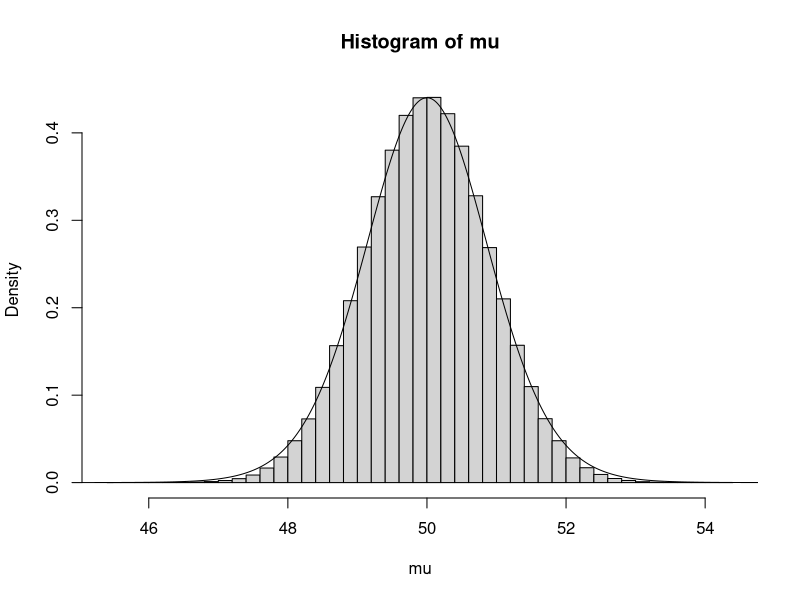
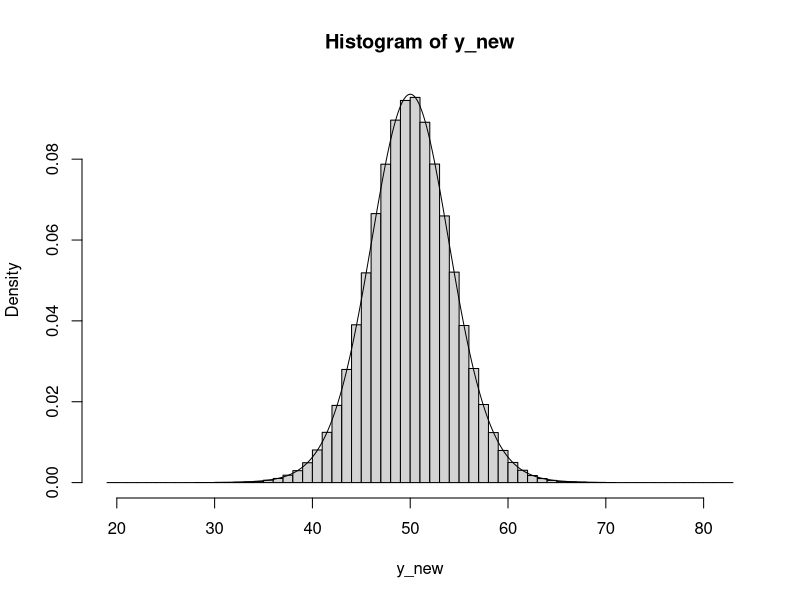
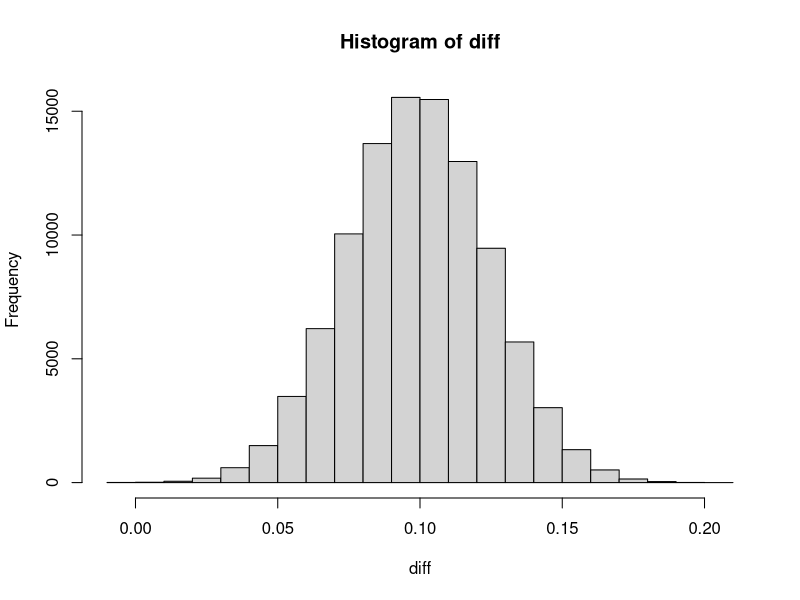
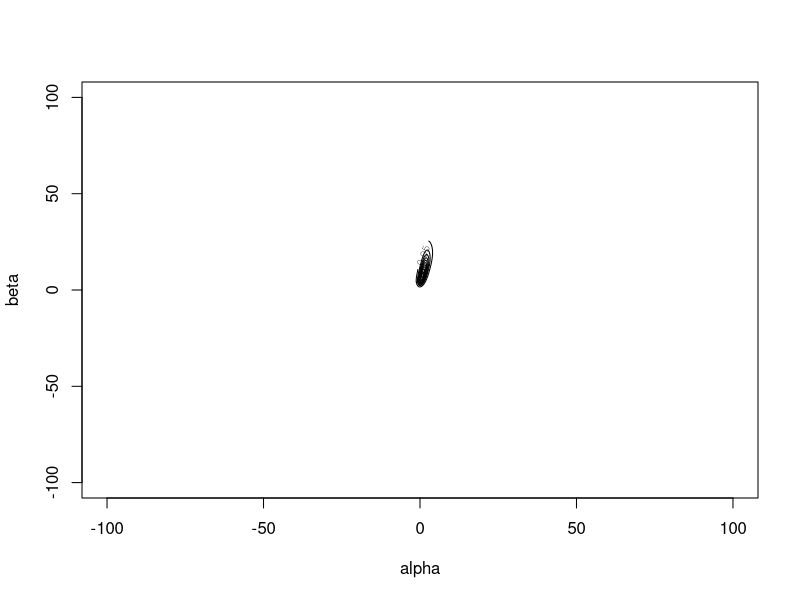
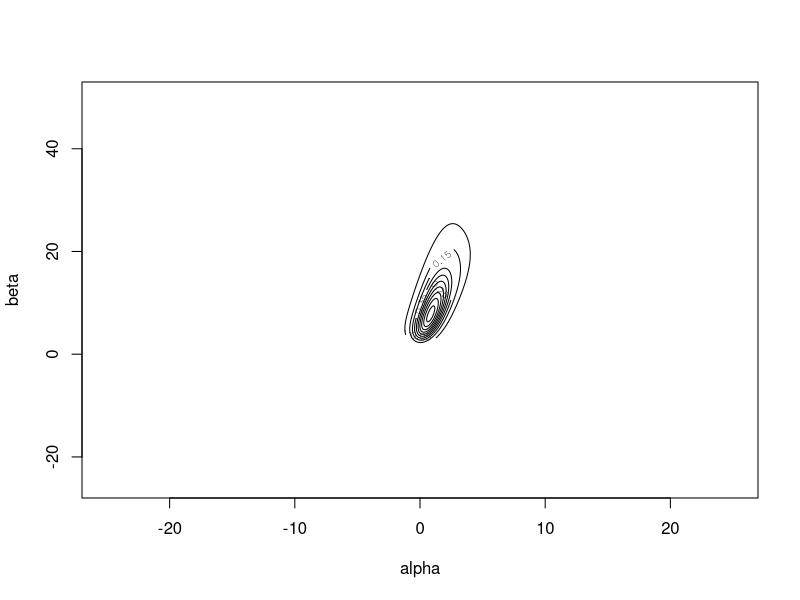
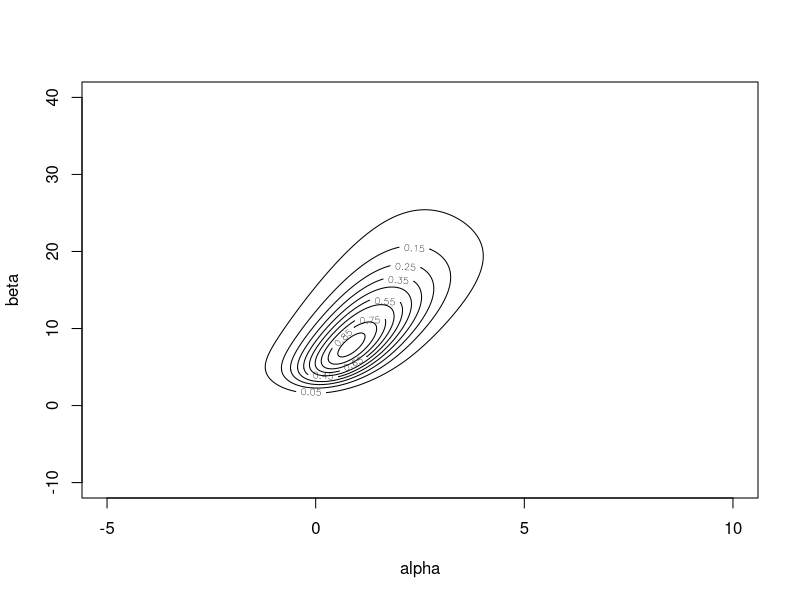
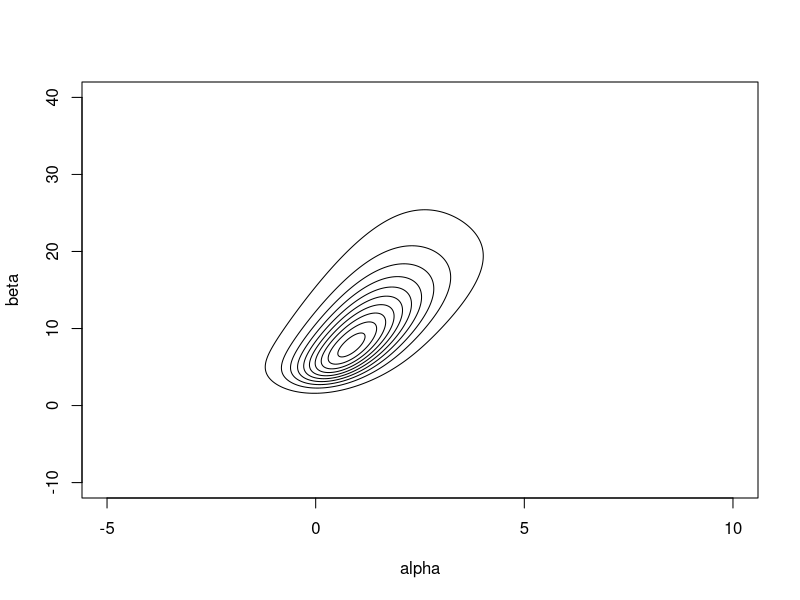
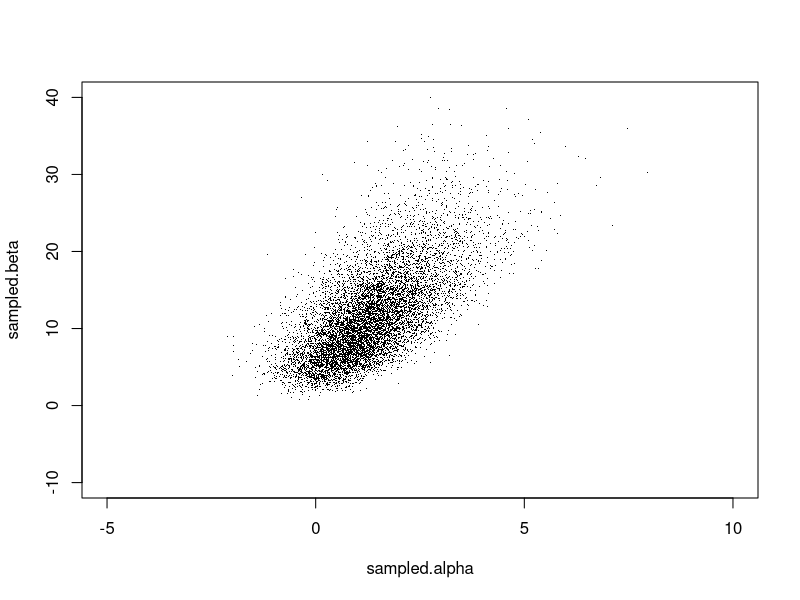

Generate these figures, in order, with R:
#Normal Data with unknown mean and variance
#Non-Informatiive Prior

n=20
y_bar=50
s2=16

sim=1000000

ch=rchisq(sim, df=n-1)
sig2 = (n-1)*s2/ch

mu=rnorm(sim, mean=y_bar, sd = sqrt(s2/n))

hist(mu, breaks=50, freq=F)


z=seq(30,70,length=1000001)
x=(z-y_bar)/sqrt(s2/n)
lines(z, dt(x, df=n-1)/sqrt(s2/n))

y_new=rnorm(sim, mean=mu, sd=sqrt(sig2))
hist(y_new, breaks=50, freq=F)

x2=(z-y_bar)/sqrt(s2*(1+1/n))
lines(z, dt(x2, df=n-1)/sqrt(s2*(1+1/n)))


#Multinomial Data
#Dirichlet Prior
#Election Example

library(gtools)
sim=rdirichlet(100000, c(728, 584, 138))
diff=sim[,1]-sim[,2]
hist(diff, breaks=30)
sum(sim[,1]-sim[,2]>0)/100000


#Bioassay

# Store Data
bioassay<-data.frame(cbind(x=c(-0.86,-0.30,-0.05,0.73),n=c(5,5,5,5),y=c(0,1,3,5),y.mod=c(0.5,1,3,4.5)))


logit<-function(x){
log(x/(1-x))}
 
inv_logit<-function(x){
(exp(x))/(1 + exp(x))}

posterior<-function(a,b){
	temp=1
	x=bioassay$x
	y=bioassay$y
	n=bioassay$n
	for (i in 1: length(x)){
	temp=temp*(inv_logit(a+(b*x[i]))^y[i])*((1-inv_logit(a + (b*x[i])))^(n[i] - y[i]))}
	temp
}


posterior_contour=function(alpha_min, alpha_max, grid_size_alpha, beta_min, beta_max, grid_size_beta, drawlabels=TRUE){
alpha<-seq(alpha_min,alpha_max,length=grid_size_alpha) # Generate a list of alpha values
beta<-seq(beta_min,beta_max,length=grid_size_beta) # Generate a list of beta values
post.dens<-outer(alpha,beta,"posterior") # Evaluate the posterior density and all possible combinations of alpha and beta values.  
scaled.dens<-post.dens / max(post.dens) # Rescale the posterior so values are now relative to height of posterior mode. 
contour(alpha,beta,scaled.dens,levels=c(0.05,0.15,0.25,0.35,0.45,0.55,0.65,0.75,0.85,0.95), xlab="alpha", ylab="beta", drawlabels=drawlabels) # Draw contour plot. 
}

posterior_contour(-100, 100, 2001, -100, 100, 2001)
posterior_contour(-25, 25, 2001, -25, 50, 2001)
posterior_contour(-5, 10, 2001, -10, 40, 2001)
posterior_contour(-5, 10, 2001, -10, 40, 2001, FALSE)


##Sampling from the joint posterior

posterior_sample=function(alpha_min, alpha_max, grid_size_alpha, beta_min, beta_max, grid_size_beta, nsim){
	alpha<-seq(alpha_min,alpha_max,length=grid_size_alpha) # Generate a list of alpha values
	beta<-seq(beta_min,beta_max,length=grid_size_beta) # Generate a list of beta values
	post.dens<-outer(alpha,beta,"posterior") # Evaluate the posterior density and all possible combinations of alpha and beta values.  
	scaled.dens<-post.dens / max(post.dens) # Rescale the posterior so values are now relative to height of posterior mode. 
	normalized.dens = scaled.dens / sum(scaled.dens) # Makes sure our discrete probability density sums to 1
	marg.alpha<-rowSums(normalized.dens)
	#Sample 'nsim' values of alpha and beta
	sampled.alpha<-NULL #Define a vector to hold our alpha values
	sampled.beta<-NULL #Define a vector to hold out beta values
	alpha_width=(alpha_max-alpha_min)/(grid_size_alpha-1)
	beta_width=(beta_max-beta_min)/(grid_size_beta-1)
	for(i in 1:nsim){
		temp.alpha<-sample(alpha,1,marg.alpha,replace=TRUE) #Generate a value of alpha from the marginal of alpha
		j<-((temp.alpha - alpha_min)/alpha_width) + 1 #Translate the obtained alpha to the appropriate row of our grid
		conditional.beta<-normalized.dens[j,] / sum(normalized.dens[j,]) # Calculate the condition distribution of beta, conditional on the obtained value of alpha
		temp.beta<-sample(beta,1,conditional.beta,replace=TRUE) # Obtain a beta from the conditional distribution of beta
		temp.alpha<-temp.alpha + runif(1,-alpha_width/2,alpha_width/2) # Add some noise to try to undiscretize the posterior
		temp.beta<-temp.beta + runif(1,-beta_width/2,beta_width/2)
		sampled.alpha<-c(sampled.alpha, temp.alpha) # Add the generated alpha to the list of previously generated alpha
		sampled.beta<-c(sampled.beta, temp.beta)}
	data.frame(sampled.alpha, sampled.beta)
}
sims=posterior_sample(-5, 10, 2001, -10, 40, 2001, 10000)
plot(sims, xlim=c(-5,10), ylim=c(-10,40), pch='.')


# Posterior Distribution of LD50 # LD50 is the dose at which the death rate is 50%, only makes sense for beta>0.
LD50 <- (-sims$sampled.alpha[sims$sampled.beta > 0] / sims$sampled.beta[sims$sampled.beta>0])
hist(LD50,br=35)

# Posterior Predictive distribution for a dose level x = 0.25, n = 5
# y~Bin(5,theta)
# logit(theta) = alpha + beta*x
theta <- inv_logit(sims$sampled.alpha + (sims$sampled.beta * 0.25))
y<-rbinom(1000,5,theta)
barplot(table(y))


